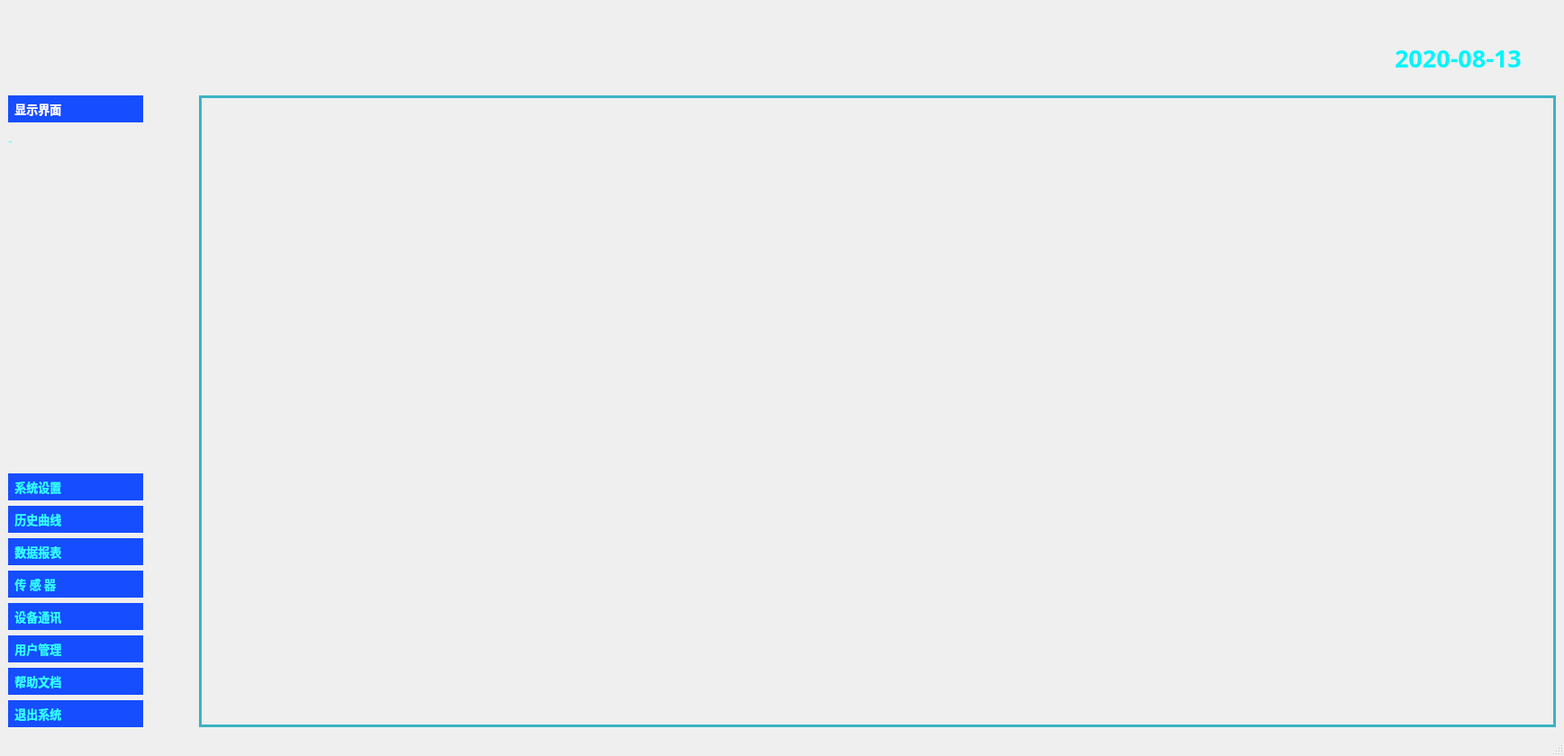
<?xml version="1.0" encoding="UTF-8"?>
<ui version="4.0">
 <class>home</class>
 <widget class="QMainWindow" name="home">
  <property name="geometry">
   <rect>
    <x>0</x>
    <y>0</y>
    <width>1737</width>
    <height>840</height>
   </rect>
  </property>
  <property name="sizePolicy">
   <sizepolicy hsizetype="Expanding" vsizetype="Ignored">
    <horstretch>0</horstretch>
    <verstretch>0</verstretch>
   </sizepolicy>
  </property>
  <property name="font">
   <font>
    <family>AcadEref</family>
    <pointsize>10</pointsize>
   </font>
  </property>
  <property name="windowTitle">
   <string>MainWindow</string>
  </property>
  <property name="styleSheet">
   <string notr="true"/>
  </property>
  <widget class="QWidget" name="centralwidget">
   <layout class="QGridLayout" name="gridLayout_11">
    <item row="0" column="0" colspan="3">
     <widget class="QGroupBox" name="groupBox_45">
      <property name="sizePolicy">
       <sizepolicy hsizetype="Expanding" vsizetype="Fixed">
        <horstretch>0</horstretch>
        <verstretch>0</verstretch>
       </sizepolicy>
      </property>
      <property name="minimumSize">
       <size>
        <width>0</width>
        <height>91</height>
       </size>
      </property>
      <property name="styleSheet">
       <string notr="true">border:none</string>
      </property>
      <property name="title">
       <string/>
      </property>
      <widget class="QLabel" name="title">
       <property name="geometry">
        <rect>
         <x>10</x>
         <y>10</y>
         <width>1881</width>
         <height>71</height>
        </rect>
       </property>
       <property name="font">
        <font>
         <family>Adobe 楷体 Std R</family>
         <pointsize>36</pointsize>
         <weight>75</weight>
         <italic>false</italic>
         <bold>true</bold>
         <underline>false</underline>
         <strikeout>false</strikeout>
        </font>
       </property>
       <property name="styleSheet">
        <string notr="true"/>
       </property>
       <property name="text">
        <string/>
       </property>
       <property name="pixmap">
        <pixmap resource="../rec.qrc">:/img/head.png</pixmap>
       </property>
       <property name="scaledContents">
        <bool>true</bool>
       </property>
      </widget>
      <widget class="QLabel" name="left_title">
       <property name="geometry">
        <rect>
         <x>20</x>
         <y>20</y>
         <width>491</width>
         <height>61</height>
        </rect>
       </property>
       <property name="styleSheet">
        <string notr="true"/>
       </property>
       <property name="text">
        <string/>
       </property>
       <property name="pixmap">
        <pixmap resource="../rec.qrc">:/img/leftTitle.png</pixmap>
       </property>
       <property name="scaledContents">
        <bool>true</bool>
       </property>
      </widget>
      <widget class="QLabel" name="label_12">
       <property name="geometry">
        <rect>
         <x>580</x>
         <y>20</y>
         <width>731</width>
         <height>41</height>
        </rect>
       </property>
       <property name="text">
        <string/>
       </property>
       <property name="pixmap">
        <pixmap resource="../rec.qrc">:/img/title_blcak.png</pixmap>
       </property>
       <property name="scaledContents">
        <bool>true</bool>
       </property>
      </widget>
      <widget class="QLabel" name="right_title">
       <property name="geometry">
        <rect>
         <x>1540</x>
         <y>30</y>
         <width>171</width>
         <height>51</height>
        </rect>
       </property>
       <property name="font">
        <font>
         <family>楷体</family>
         <pointsize>20</pointsize>
         <weight>75</weight>
         <bold>true</bold>
        </font>
       </property>
       <property name="styleSheet">
        <string notr="true">color: rgb(1, 244, 250);</string>
       </property>
       <property name="text">
        <string>2020-08-13</string>
       </property>
      </widget>
      <zorder>title</zorder>
      <zorder>right_title</zorder>
      <zorder>label_12</zorder>
      <zorder>left_title</zorder>
     </widget>
    </item>
    <item row="1" column="2">
     <widget class="QStackedWidget" name="stackedWidget">
      <property name="styleSheet">
       <string notr="true">#stackedWidget{border-color: rgb(59, 179, 195);
            border-width: 3px;
            border-style: solid;
}
</string>
      </property>
      <property name="frameShape">
       <enum>QFrame::Panel</enum>
      </property>
      <property name="currentIndex">
       <number>0</number>
      </property>
      <widget class="QWidget" name="page">
       <layout class="QGridLayout" name="gridLayout_10">
        <item row="2" column="0">
         <widget class="QLabel" name="label_40">
          <property name="minimumSize">
           <size>
            <width>0</width>
            <height>51</height>
           </size>
          </property>
          <property name="text">
           <string/>
          </property>
         </widget>
        </item>
        <item row="0" column="0">
         <widget class="QLabel" name="label_57">
          <property name="minimumSize">
           <size>
            <width>0</width>
            <height>50</height>
           </size>
          </property>
          <property name="text">
           <string/>
          </property>
         </widget>
        </item>
        <item row="1" column="0">
         <widget class="QScrollArea" name="scrollArea">
          <property name="styleSheet">
           <string notr="true">QWidget{
       background-color:transparent;
}

</string>
          </property>
          <property name="frameShape">
           <enum>QFrame::NoFrame</enum>
          </property>
          <property name="frameShadow">
           <enum>QFrame::Sunken</enum>
          </property>
          <property name="widgetResizable">
           <bool>true</bool>
          </property>
          <widget class="QWidget" name="scrollAreaWidgetContents">
           <property name="geometry">
            <rect>
             <x>0</x>
             <y>0</y>
             <width>1483</width>
             <height>570</height>
            </rect>
           </property>
           <widget class="QLabel" name="label_32">
            <property name="geometry">
             <rect>
              <x>9</x>
              <y>554</y>
              <width>16</width>
              <height>30</height>
             </rect>
            </property>
            <property name="minimumSize">
             <size>
              <width>0</width>
              <height>30</height>
             </size>
            </property>
            <property name="text">
             <string/>
            </property>
           </widget>
           <widget class="QLabel" name="label_233">
            <property name="geometry">
             <rect>
              <x>9</x>
              <y>792</y>
              <width>16</width>
              <height>100</height>
             </rect>
            </property>
            <property name="minimumSize">
             <size>
              <width>0</width>
              <height>100</height>
             </size>
            </property>
            <property name="text">
             <string/>
            </property>
           </widget>
           <widget class="QLabel" name="label_3">
            <property name="geometry">
             <rect>
              <x>9</x>
              <y>1093</y>
              <width>16</width>
              <height>100</height>
             </rect>
            </property>
            <property name="minimumSize">
             <size>
              <width>0</width>
              <height>100</height>
             </size>
            </property>
            <property name="text">
             <string/>
            </property>
           </widget>
           <widget class="QLabel" name="label_31">
            <property name="geometry">
             <rect>
              <x>9</x>
              <y>1393</y>
              <width>16</width>
              <height>120</height>
             </rect>
            </property>
            <property name="sizePolicy">
             <sizepolicy hsizetype="Preferred" vsizetype="Fixed">
              <horstretch>0</horstretch>
              <verstretch>0</verstretch>
             </sizepolicy>
            </property>
            <property name="minimumSize">
             <size>
              <width>0</width>
              <height>120</height>
             </size>
            </property>
            <property name="text">
             <string/>
            </property>
           </widget>
           <zorder>label_32</zorder>
           <zorder>label_3</zorder>
           <zorder>label_31</zorder>
           <zorder>label_233</zorder>
          </widget>
         </widget>
        </item>
       </layout>
      </widget>
      <widget class="QWidget" name="page_2"/>
     </widget>
    </item>
    <item row="1" column="0">
     <widget class="QToolBox" name="toolBox">
      <property name="sizePolicy">
       <sizepolicy hsizetype="Fixed" vsizetype="Expanding">
        <horstretch>0</horstretch>
        <verstretch>0</verstretch>
       </sizepolicy>
      </property>
      <property name="minimumSize">
       <size>
        <width>150</width>
        <height>0</height>
       </size>
      </property>
      <property name="font">
       <font>
        <family>黑体</family>
        <weight>50</weight>
        <bold>false</bold>
       </font>
      </property>
      <property name="layoutDirection">
       <enum>Qt::RightToLeft</enum>
      </property>
      <property name="styleSheet">
       <string notr="true">QWidget{ background: transparent;}

QToolBoxButton { min-height:30px; }
QToolBox::tab {background-color:rgba(22,77,255,255);border-color:rgba(0,0,3,255);color: rgba(51, 255, 255,255);border-style:none;border-width:0px;border-radius:0px;font:22px &quot;黑体&quot;; font-weight: bold;}

QToolBox::tab:selected 
{
	color : #ffffff;
}</string>
      </property>
      <property name="currentIndex">
       <number>0</number>
      </property>
      <widget class="QWidget" name="page_3">
       <property name="geometry">
        <rect>
         <x>0</x>
         <y>0</y>
         <width>150</width>
         <height>383</height>
        </rect>
       </property>
       <attribute name="label">
        <string> 显示界面</string>
       </attribute>
       <widget class="QPushButton" name="pushButton_main">
        <property name="geometry">
         <rect>
          <x>0</x>
          <y>0</y>
          <width>201</width>
          <height>31</height>
         </rect>
        </property>
        <property name="font">
         <font>
          <family>宋体</family>
          <pointsize>-1</pointsize>
          <weight>75</weight>
          <italic>false</italic>
          <bold>true</bold>
         </font>
        </property>
        <property name="styleSheet">
         <string notr="true">QPushButton{
background-color:rgba(0,0,0,0);border-color:rgba(0,0,0,255);color: rgba(51, 255, 255,255);border-style:none;border-width:1px;border-radius:0px;font:bold 20px &quot;宋体&quot;;
text-align: left;
}

QPushButton::hover{
	color:rgb(255,255,255);
	background-color: rgb(42, 46, 49); 
}

</string>
        </property>
        <property name="text">
         <string>  显示界面</string>
        </property>
       </widget>
      </widget>
      <widget class="QWidget" name="page_4">
       <property name="geometry">
        <rect>
         <x>0</x>
         <y>0</y>
         <width>150</width>
         <height>383</height>
        </rect>
       </property>
       <attribute name="label">
        <string> 系统设置</string>
       </attribute>
       <widget class="QPushButton" name="pushButton_settting">
        <property name="geometry">
         <rect>
          <x>0</x>
          <y>0</y>
          <width>201</width>
          <height>31</height>
         </rect>
        </property>
        <property name="layoutDirection">
         <enum>Qt::LeftToRight</enum>
        </property>
        <property name="autoFillBackground">
         <bool>false</bool>
        </property>
        <property name="styleSheet">
         <string notr="true">QPushButton{
background-color:rgba(0,0,0,0);border-color:rgba(0,0,0,255);color: rgba(51, 255, 255,255);border-style:none;border-width:1px;border-radius:0px;font:bold 20px &quot;宋体&quot;;
text-align: left;
}

QPushButton::hover{
	color:rgb(255,255,255);
	background-color: rgb(42, 46, 49); 
}

</string>
        </property>
        <property name="text">
         <string>系统设置</string>
        </property>
        <property name="icon">
         <iconset resource="../rec.qrc">
          <normaloff>:/img/set.png</normaloff>:/img/set.png</iconset>
        </property>
        <property name="autoRepeat">
         <bool>false</bool>
        </property>
       </widget>
      </widget>
      <widget class="QWidget" name="page_5">
       <property name="geometry">
        <rect>
         <x>0</x>
         <y>0</y>
         <width>150</width>
         <height>383</height>
        </rect>
       </property>
       <attribute name="label">
        <string> 历史曲线</string>
       </attribute>
       <widget class="QPushButton" name="pushButton_chart">
        <property name="geometry">
         <rect>
          <x>0</x>
          <y>0</y>
          <width>201</width>
          <height>31</height>
         </rect>
        </property>
        <property name="layoutDirection">
         <enum>Qt::LeftToRight</enum>
        </property>
        <property name="styleSheet">
         <string notr="true">QPushButton{
background-color:rgba(0,0,0,0);border-color:rgba(0,0,0,255);color: rgba(51, 255, 255,255);border-style:none;border-width:1px;border-radius:0px;font:bold 20px &quot;宋体&quot;;
text-align: left;
}

QPushButton::hover{
	color:rgb(255,255,255);
	background-color: rgb(42, 46, 49); 
}

</string>
        </property>
        <property name="text">
         <string>历史曲线</string>
        </property>
        <property name="icon">
         <iconset resource="../rec.qrc">
          <normaloff>:/img/chart.png</normaloff>:/img/chart.png</iconset>
        </property>
       </widget>
      </widget>
      <widget class="QWidget" name="page_9">
       <property name="geometry">
        <rect>
         <x>0</x>
         <y>0</y>
         <width>150</width>
         <height>383</height>
        </rect>
       </property>
       <attribute name="label">
        <string> 数据报表</string>
       </attribute>
       <widget class="QPushButton" name="pushButton_dataP">
        <property name="geometry">
         <rect>
          <x>0</x>
          <y>0</y>
          <width>201</width>
          <height>31</height>
         </rect>
        </property>
        <property name="layoutDirection">
         <enum>Qt::LeftToRight</enum>
        </property>
        <property name="autoFillBackground">
         <bool>false</bool>
        </property>
        <property name="styleSheet">
         <string notr="true">QPushButton{
background-color:rgba(0,0,0,0);border-color:rgba(0,0,0,255);color: rgba(51, 255, 255,255);border-style:none;border-width:1px;border-radius:0px;font:bold 20px &quot;宋体&quot;;
text-align: left;
}

QPushButton::hover{
	color:rgb(255,255,255);
	background-color: rgb(42, 46, 49); 
}

</string>
        </property>
        <property name="text">
         <string>数据报表</string>
        </property>
        <property name="icon">
         <iconset resource="../rec.qrc">
          <normaloff>:/img/Data report.png</normaloff>:/img/Data report.png</iconset>
        </property>
       </widget>
      </widget>
      <widget class="QWidget" name="page_10">
       <property name="geometry">
        <rect>
         <x>0</x>
         <y>0</y>
         <width>150</width>
         <height>383</height>
        </rect>
       </property>
       <attribute name="label">
        <string> 传 感 器</string>
       </attribute>
       <widget class="QPushButton" name="pushButton_sensor">
        <property name="geometry">
         <rect>
          <x>0</x>
          <y>0</y>
          <width>201</width>
          <height>31</height>
         </rect>
        </property>
        <property name="layoutDirection">
         <enum>Qt::LeftToRight</enum>
        </property>
        <property name="autoFillBackground">
         <bool>false</bool>
        </property>
        <property name="styleSheet">
         <string notr="true">QPushButton{
background-color:rgba(0,0,0,0);border-color:rgba(0,0,0,255);color: rgba(51, 255, 255,255);border-style:none;border-width:1px;border-radius:0px;font:bold 20px &quot;宋体&quot;;
text-align: left;
}

QPushButton::hover{
	color:rgb(255,255,255);
	background-color: rgb(42, 46, 49); 
}

</string>
        </property>
        <property name="text">
         <string>传 感 器</string>
        </property>
        <property name="icon">
         <iconset resource="../rec.qrc">
          <normaloff>:/img/sensor.png</normaloff>:/img/sensor.png</iconset>
        </property>
       </widget>
      </widget>
      <widget class="QWidget" name="page_6">
       <property name="geometry">
        <rect>
         <x>0</x>
         <y>0</y>
         <width>150</width>
         <height>383</height>
        </rect>
       </property>
       <attribute name="label">
        <string> 设备通讯</string>
       </attribute>
       <widget class="QPushButton" name="pushButton_comminicat">
        <property name="geometry">
         <rect>
          <x>0</x>
          <y>0</y>
          <width>201</width>
          <height>31</height>
         </rect>
        </property>
        <property name="layoutDirection">
         <enum>Qt::LeftToRight</enum>
        </property>
        <property name="styleSheet">
         <string notr="true">QPushButton{
background-color:rgba(0,0,0,0);border-color:rgba(0,0,0,255);color: rgba(51, 255, 255,255);border-style:none;border-width:1px;border-radius:0px;font:bold 20px &quot;宋体&quot;;
text-align: left;
}

QPushButton::hover{
	color:rgb(255,255,255);
	background-color: rgb(42, 46, 49); 
}

</string>
        </property>
        <property name="text">
         <string>设备通讯</string>
        </property>
        <property name="icon">
         <iconset resource="../rec.qrc">
          <normaloff>:/img/communication.png</normaloff>:/img/communication.png</iconset>
        </property>
       </widget>
      </widget>
      <widget class="QWidget" name="page_11">
       <property name="geometry">
        <rect>
         <x>0</x>
         <y>0</y>
         <width>150</width>
         <height>383</height>
        </rect>
       </property>
       <attribute name="label">
        <string> 用户管理</string>
       </attribute>
       <widget class="QPushButton" name="pushButton_manage">
        <property name="geometry">
         <rect>
          <x>0</x>
          <y>0</y>
          <width>201</width>
          <height>31</height>
         </rect>
        </property>
        <property name="layoutDirection">
         <enum>Qt::LeftToRight</enum>
        </property>
        <property name="autoFillBackground">
         <bool>false</bool>
        </property>
        <property name="styleSheet">
         <string notr="true">QPushButton{
background-color:rgba(0,0,0,0);border-color:rgba(0,0,0,255);color: rgba(51, 255, 255,255);border-style:none;border-width:1px;border-radius:0px;font:bold 20px &quot;宋体&quot;;
text-align: left;
}

QPushButton::hover{
	color:rgb(255,255,255);
	background-color: rgb(42, 46, 49); 
}

</string>
        </property>
        <property name="text">
         <string>用户管理</string>
        </property>
        <property name="icon">
         <iconset resource="../rec.qrc">
          <normaloff>:/img/User Management.png</normaloff>:/img/User Management.png</iconset>
        </property>
       </widget>
      </widget>
      <widget class="QWidget" name="page_7">
       <property name="geometry">
        <rect>
         <x>0</x>
         <y>0</y>
         <width>150</width>
         <height>383</height>
        </rect>
       </property>
       <attribute name="label">
        <string> 帮助文档</string>
       </attribute>
       <widget class="QPushButton" name="pushButton_6">
        <property name="geometry">
         <rect>
          <x>0</x>
          <y>0</y>
          <width>201</width>
          <height>31</height>
         </rect>
        </property>
        <property name="layoutDirection">
         <enum>Qt::LeftToRight</enum>
        </property>
        <property name="styleSheet">
         <string notr="true">QPushButton{
background-color:rgba(0,0,0,0);border-color:rgba(0,0,0,255);color: rgba(51, 255, 255,255);border-style:none;border-width:1px;border-radius:0px;font:bold 20px &quot;宋体&quot;;
text-align: left;
}

QPushButton::hover{
	color:rgb(255,255,255);
	background-color: rgb(42, 46, 49); 
}

</string>
        </property>
        <property name="text">
         <string>帮助文档</string>
        </property>
        <property name="icon">
         <iconset resource="../rec.qrc">
          <normaloff>:/img/help.png</normaloff>:/img/help.png</iconset>
        </property>
       </widget>
      </widget>
      <widget class="QWidget" name="page_8">
       <property name="geometry">
        <rect>
         <x>0</x>
         <y>0</y>
         <width>150</width>
         <height>383</height>
        </rect>
       </property>
       <attribute name="label">
        <string> 退出系统</string>
       </attribute>
       <widget class="QPushButton" name="pushButton_2">
        <property name="geometry">
         <rect>
          <x>0</x>
          <y>0</y>
          <width>201</width>
          <height>31</height>
         </rect>
        </property>
        <property name="layoutDirection">
         <enum>Qt::LeftToRight</enum>
        </property>
        <property name="styleSheet">
         <string notr="true">QPushButton{
background-color:rgba(0,0,0,0);border-color:rgba(0,0,0,255);color: rgba(51, 255, 255,255);border-style:none;border-width:1px;border-radius:0px;font:bold 20px &quot;宋体&quot;;
text-align: left;
}

QPushButton::hover{
	color:rgb(255,255,255);
	background-color: rgb(42, 46, 49); 
}

</string>
        </property>
        <property name="text">
         <string>退出系统</string>
        </property>
        <property name="icon">
         <iconset resource="../rec.qrc">
          <normaloff>:/img/qiut.png</normaloff>:/img/qiut.png</iconset>
        </property>
       </widget>
       <widget class="QLabel" name="label_30">
        <property name="geometry">
         <rect>
          <x>0</x>
          <y>180</y>
          <width>211</width>
          <height>81</height>
         </rect>
        </property>
        <property name="minimumSize">
         <size>
          <width>111</width>
          <height>0</height>
         </size>
        </property>
        <property name="text">
         <string/>
        </property>
       </widget>
      </widget>
     </widget>
    </item>
    <item row="1" column="1">
     <widget class="QLabel" name="label_2">
      <property name="minimumSize">
       <size>
        <width>50</width>
        <height>0</height>
       </size>
      </property>
      <property name="text">
       <string/>
      </property>
     </widget>
    </item>
   </layout>
  </widget>
  <widget class="QStatusBar" name="statusBar">
   <property name="font">
    <font>
     <family>楷体</family>
     <pointsize>10</pointsize>
     <weight>75</weight>
     <bold>true</bold>
    </font>
   </property>
   <property name="layoutDirection">
    <enum>Qt::LeftToRight</enum>
   </property>
  </widget>
 </widget>
 <resources>
  <include location="../rec.qrc"/>
 </resources>
 <connections/>
</ui>
